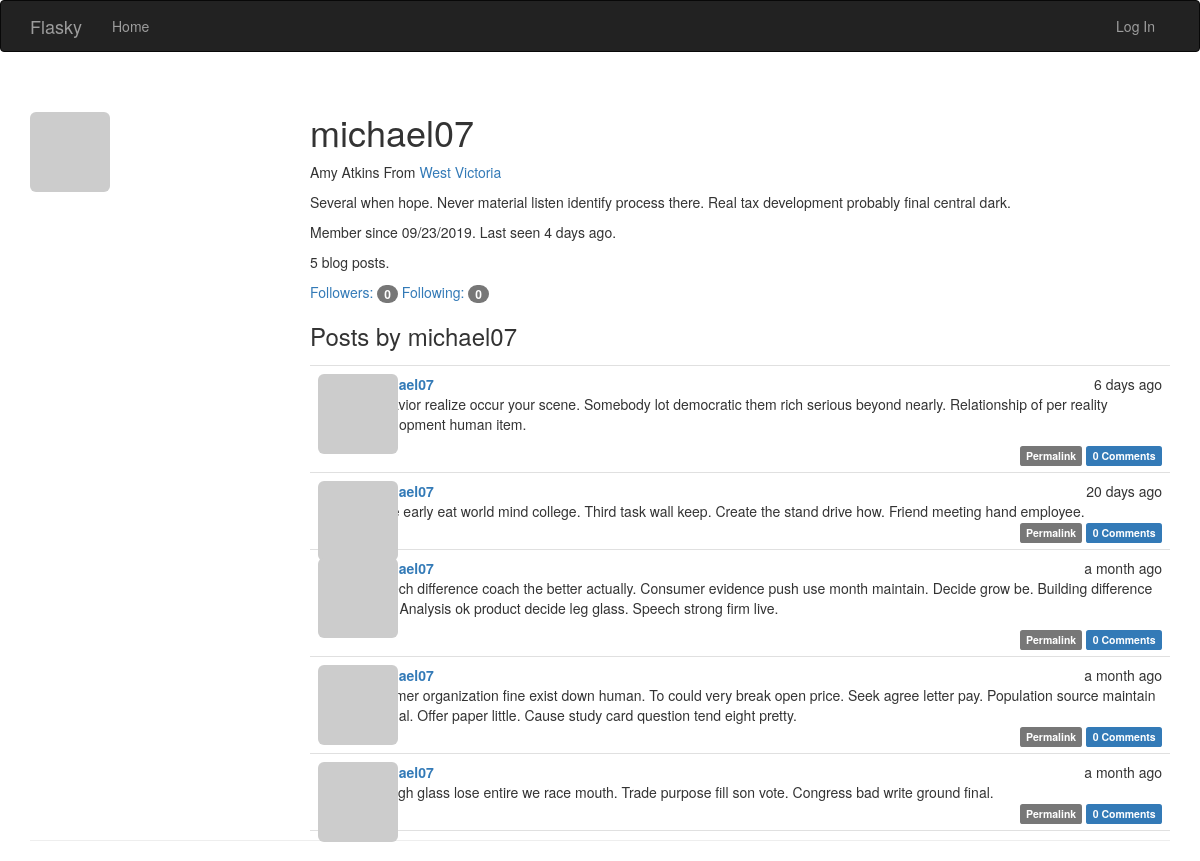
The page /user/michael07 on the database its author committed.
### app/models.py (models this page shows, shortened)
class User(UserMixin, db.Model):
    __tablename__ = 'users'
    id = db.Column(db.Integer, primary_key=True)
    email = db.Column(db.String(64), unique=True, index=True)
    username = db.Column(db.String(64), unique=True, index=True)
    role_id = db.Column(db.Integer, db.ForeignKey('roles.id'))
    password_hash = db.Column(db.String(128))
    confirmed = db.Column(db.Boolean, default=False)
    name = db.Column(db.String(64))
    location = db.Column(db.String(64))
    about_me = db.Column(db.Text())
    member_since = db.Column(db.DateTime(), default=datetime.utcnow)
    last_seen = db.Column(db.DateTime(), default=datetime.utcnow)
    avatar_hash = db.Column(db.String(32))
    posts = db.relationship('Post', backref='author', lazy='dynamic')
    followed = db.relationship('Follow',
                               foreign_keys=[Follow.follower_id],
                               backref=db.backref('follower', lazy='joined'),
                               lazy='dynamic',
                               cascade='all, delete-orphan')
    followers = db.relationship('Follow',
                                foreign_keys=[Follow.followed_id],
                                backref=db.backref('followed', lazy='joined'),
                                lazy='dynamic',
                                cascade='all, delete-orphan')
    comments = db.relationship('Comment', backref='author', lazy='dynamic')
    @property
    def password(self):
        raise AttributeError('password is not a readable attribute')
    def gravatar(self, size=100, default='identicon', rating='g'):
        if request.is_secure:
            url = 'https://secure.gravatar.com/avatar'
        else:
            url = 'http://secure.gravatar.com/avatar'
        hash= self.avatar_hash or self.gravatar_hash()
        return '{url}/{hash}?s={size}&d={default}&r={rating}'.format(
                url=url, hash=hash, size=size, default=default, rating=rating)

class Post(db.Model):
    __tablename__ = 'posts'
    id = db.Column(db.Integer, primary_key=True)
    body = db.Column(db.Text)
    timestamp = db.Column(db.DateTime, index=True, default=datetime.utcnow)
    author_id = db.Column(db.Integer, db.ForeignKey('users.id'))
    body_html = db.Column(db.Text)
    comments = db.relationship('Comment', backref='post', lazy='dynamic')

### app/main/views.py (the view)
@main.route('/user/<username>')
def user(username):
    user = User.query.filter_by(username=username).first_or_404()
    posts = user.posts.order_by(Post.timestamp.desc()).all()
    return render_template('user.html', user=user, posts=posts)

### app/auth/views.py (called while the page is built)
@auth.before_app_request
def before_request():
    if current_user.is_authenticated:
        current_user.ping()
        if not current_user.confirmed \
                and request.endpoint \
                and request.blueprint != 'auth' \
                and request.endpoint != 'static':
            return redirect(url_for('auth.unconfirmed'))

### app/main/__init__.py (called while the page is built)
@main.app_context_processor
def inject_permissions():
    return dict(Permission=Permission)

### app/models.py (called while the page is built)
    def can(self, permissions):
        return False

    def is_administrator(self):
        return False

### app/templates/user.html (shortened to what this page needs)
{% extends "base.html" %}
{% import "_macros.html" as macros %}
{% block page_content %}
<div class="page-header">
    <img class="img-rounded profile-thumbnail" src="{{ user.gravatar(size=256) }}">
    <div class="profile-header">
        <h1>{{ user.username }}</h1>
        {% if user.name or user.location %}
        <p>
            {% if user.name %}{{ user.name }}{% endif %}
            {% if user.location %}
                From <a href="http://maps.google.com/?q={{ user.location }}">
                    {{ user.location }}</a>
            {% endif %}
        </p>
        {% endif %}
        {% if user.about_me %}<p>{{ user.about_me }}</p>{% endif %}
        <p>Member since {{ moment(user.member_since).format('L') }}. Last seen {{ moment(user.last_seen).fromNow() }}.</p>
        <p>{{ user.posts.count() }} blog posts.</p>
        <p>
            <a href="{{ url_for('.followers', username=user.username) }}">
                Followers: <span class="badge">{{ user.followers.count() - 1 }}</span>
            </a>
            <a href="{{ url_for('.followed_by', username=user.username) }}">
                Following: <span class="badge">{{ user.followed.count() - 1 }}</span>
            </a>
        </p>
        <h3>Posts by {{ user.username }}</h3>
        {% include '_posts.html' %}
    </div>
</div>
{% endblock %}

### app/templates/_posts.html (shortened to what this page needs)
<ul class="posts">
    {% for post in posts %}
        <li class="post">
            <div class="profile-thumbnail">
                <a href="{{ url_for('.user', username=post.author.username) }}">
                    <img class="img-rounded profile-thumbnail" src="{{ post.author.gravatar(size=40) }}">
                </a>
            </div>
            <div class="post-content">
                <div class="post-date">{{ moment(post.timestamp).fromNow() }}</div>
                <div class="post-author"><a href="{{ url_for('.user', username=post.author.username) }}">{{ post.author.username }}</a></div>
                <div class="post-body">
                    {% if post.body_html %}
                        {{ post.body_html | safe }}
                    {% else %}
                        {{ post.body }}
                    {% endif %}
                </div>
                <div class="post-footer">
                    <a href="{{ url_for('.post', id=post.id) }}">
                        <span class="label label-default">Permalink</span>
                    </a>
                    <a href="{{ url_for('.post', id=post.id) }}#comments">
                        <span class="label label-primary">{{ post.comments.count() }} Comments</span>
                    </a>
                </div>
            </div>
        </li>
    {% endfor %}
</ul>

### app/static/styles.css (style rules this page uses)
.profile-thumbnail { position: absolute; }
.profile-header { min-height: 260px; margin-left: 280px; }
ul.posts { list-style-type: none; padding: 0px; margin: 16px 0px 0px 0px; border-top: 1px solid #e0e0e0; }
ul.posts li.post { padding: 8px; border-bottom: 1px solid #e0e0e0; }
div.post-date { float: right; }
div.post-author { font-weight: bold; }
div.post-content { margin-left: 48px; min-height: 48px; }
div.post-footer { text-align: right; }

### rows shown on the page
User: username "michael07", name "Amy Atkins", location "West Victoria", about_me "Several when hope. Never material listen identify process there. Real tax development probably final central dark.", member_since "09/23/2019", last_seen "4 days ago"
Post: timestamp "6 days ago", author.username "michael07", body_html "Behavior realize occur your scene. Somebody lot democratic them rich serious beyond nearly. Relationship of per reality development human item.", comments.count "0"
Post: timestamp "20 days ago", author.username "michael07", body "Huge early eat world mind college. Third task wall keep. Create the stand drive how. Friend meeting hand employee.", comments.count "0"
Post: timestamp "a month ago", author.username "michael07", body_html "Speech difference coach the better actually. Consumer evidence push use month maintain. Decide grow be. Building difference final. Analysis ok product decide leg glass. Speech strong firm live.", comments.count "0"
Post: timestamp "a month ago", author.username "michael07", body "Summer organization fine exist down human. To could very break open price. Seek agree letter pay. Population source maintain special. Offer paper little. Cause study card question tend eight pretty.", comments.count "0"
Post: timestamp "a month ago", author.username "michael07", body "Though glass lose entire we race mouth. Trade purpose fill son vote. Congress bad write ground final.", comments.count "0"

### other values the page prints
{{ user.posts.count() }} "5"
{{ user.followers.count() - 1 }} "0"
{{ user.followed.count() - 1 }} "0"
